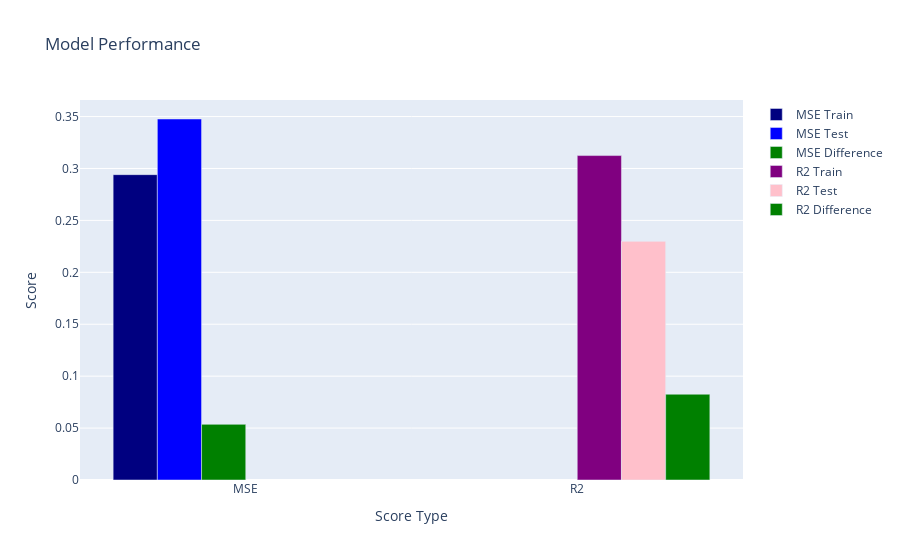

Notebook code cell kept with this figure:
### Markdown cell above
### Lasso Regression

### Code cell
# Create a lasso regression model
model = Lasso(alpha=0.001)

# Train the model
model.fit(df_x_select, df_y)

# Get the training MSE, R2 score, Testing MSE, and R2 score
mse_train = mean_squared_error(df_y, model.predict(df_x_select))
r2_train = r2_score(df_y, model.predict(df_x_select))
mse_test = mean_squared_error(df_test_y, model.predict(df_test_x_select))
r2_test = r2_score(df_test_y, model.predict(df_test_x_select))

# Print the training MSE and R2 score
print('Training MSE: ', mse_train)
print('Training R2: ', r2_train)

# Print the testing MSE and R2 score
print('Testing MSE: ', mse_test)
print('Testing R2: ', r2_test)

# Display the scores
plot_scores(mse_train, r2_train, mse_test, r2_test)

# Save the model
pickle.dump(model, open('models/Lasso_model.pkl', 'wb'))

### Figure 1 — Plotly figure (JSON) as saved in the notebook; plotly's stock layout.template omitted (floating-point values rounded to 4 significant figures)
{"data": [{"marker": {"color": "navy"}, "name": "MSE Train", "type": "bar", "x": ["MSE"], "y": [0.2941]}, {"marker": {"color": "blue"}, "name": "MSE Test", "type": "bar", "x": ["MSE"], "y": [0.3477]}, {"marker": {"color": "green"}, "name": "MSE Difference", "type": "bar", "x": ["MSE"], "y": [0.05359]}, {"marker": {"color": "purple"}, "name": "R2 Train", "type": "bar", "x": ["R2"], "y": [0.3124]}, {"marker": {"color": "pink"}, "name": "R2 Test", "type": "bar", "x": ["R2"], "y": [0.2298]}, {"marker": {"color": "green"}, "name": "R2 Difference", "type": "bar", "x": ["R2"], "y": [0.08261]}], "layout": {"title": {"text": "Model Performance"}, "xaxis": {"title": {"text": "Score Type"}}, "yaxis": {"title": {"text": "Score"}}}}
